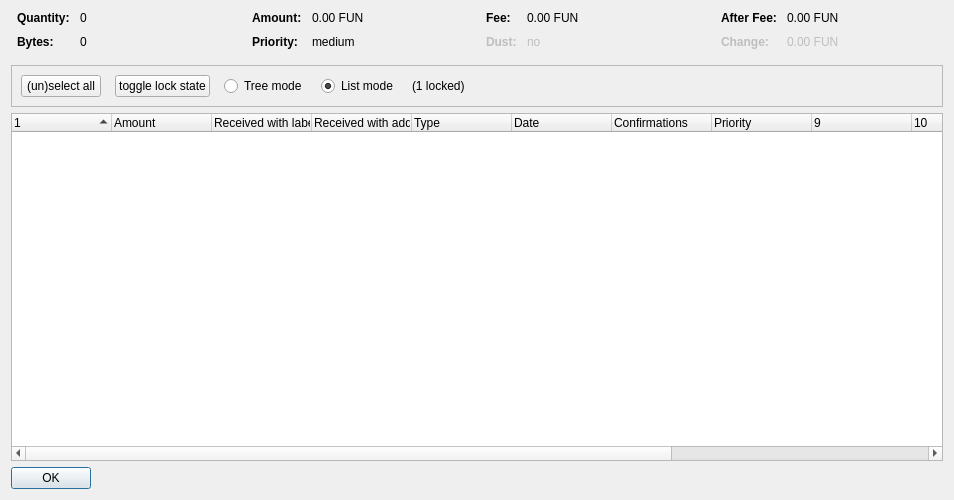
<?xml version="1.0" encoding="UTF-8"?>
<ui version="4.0">
 <class>CoinControlDialog</class>
 <widget class="QDialog" name="CoinControlDialog">
  <property name="geometry">
   <rect>
    <x>0</x>
    <y>0</y>
    <width>954</width>
    <height>500</height>
   </rect>
  </property>
  <property name="windowTitle">
   <string>Coin Selection</string>
  </property>
  <layout class="QVBoxLayout" name="verticalLayout">
   <item>
    <layout class="QHBoxLayout" name="horizontalLayoutTop" stretch="0,0,0,0">
     <property name="topMargin">
      <number>0</number>
     </property>
     <property name="bottomMargin">
      <number>10</number>
     </property>
     <item>
      <layout class="QFormLayout" name="formLayoutCoinControl1">
       <property name="horizontalSpacing">
        <number>10</number>
       </property>
       <property name="verticalSpacing">
        <number>10</number>
       </property>
       <property name="leftMargin">
        <number>6</number>
       </property>
       <property name="rightMargin">
        <number>6</number>
       </property>
       <item row="0" column="0">
        <widget class="QLabel" name="labelCoinControlQuantityText">
         <property name="font">
          <font>
           <weight>75</weight>
           <bold>true</bold>
          </font>
         </property>
         <property name="text">
          <string>Quantity:</string>
         </property>
        </widget>
       </item>
       <item row="0" column="1">
        <widget class="QLabel" name="labelCoinControlQuantity">
         <property name="cursor">
          <cursorShape>IBeamCursor</cursorShape>
         </property>
         <property name="contextMenuPolicy">
          <enum>Qt::ActionsContextMenu</enum>
         </property>
         <property name="text">
          <string notr="true">0</string>
         </property>
         <property name="textInteractionFlags">
          <set>Qt::LinksAccessibleByMouse|Qt::TextSelectableByKeyboard|Qt::TextSelectableByMouse</set>
         </property>
        </widget>
       </item>
       <item row="1" column="0">
        <widget class="QLabel" name="labelCoinControlBytesText">
         <property name="font">
          <font>
           <weight>75</weight>
           <bold>true</bold>
          </font>
         </property>
         <property name="text">
          <string>Bytes:</string>
         </property>
        </widget>
       </item>
       <item row="1" column="1">
        <widget class="QLabel" name="labelCoinControlBytes">
         <property name="cursor">
          <cursorShape>IBeamCursor</cursorShape>
         </property>
         <property name="contextMenuPolicy">
          <enum>Qt::ActionsContextMenu</enum>
         </property>
         <property name="text">
          <string notr="true">0</string>
         </property>
         <property name="textInteractionFlags">
          <set>Qt::LinksAccessibleByMouse|Qt::TextSelectableByKeyboard|Qt::TextSelectableByMouse</set>
         </property>
        </widget>
       </item>
      </layout>
     </item>
     <item>
      <layout class="QFormLayout" name="formLayoutCoinControl2">
       <property name="horizontalSpacing">
        <number>10</number>
       </property>
       <property name="verticalSpacing">
        <number>10</number>
       </property>
       <property name="leftMargin">
        <number>6</number>
       </property>
       <property name="rightMargin">
        <number>6</number>
       </property>
       <item row="0" column="0">
        <widget class="QLabel" name="labelCoinControlAmountText">
         <property name="font">
          <font>
           <weight>75</weight>
           <bold>true</bold>
          </font>
         </property>
         <property name="text">
          <string>Amount:</string>
         </property>
        </widget>
       </item>
       <item row="0" column="1">
        <widget class="QLabel" name="labelCoinControlAmount">
         <property name="cursor">
          <cursorShape>IBeamCursor</cursorShape>
         </property>
         <property name="contextMenuPolicy">
          <enum>Qt::ActionsContextMenu</enum>
         </property>
         <property name="text">
          <string notr="true">0.00 FUN</string>
         </property>
         <property name="textInteractionFlags">
          <set>Qt::LinksAccessibleByMouse|Qt::TextSelectableByKeyboard|Qt::TextSelectableByMouse</set>
         </property>
        </widget>
       </item>
       <item row="1" column="0">
        <widget class="QLabel" name="labelCoinControlPriorityText">
         <property name="font">
          <font>
           <weight>75</weight>
           <bold>true</bold>
          </font>
         </property>
         <property name="text">
          <string>Priority:</string>
         </property>
        </widget>
       </item>
       <item row="1" column="1">
        <widget class="QLabel" name="labelCoinControlPriority">
         <property name="cursor">
          <cursorShape>IBeamCursor</cursorShape>
         </property>
         <property name="contextMenuPolicy">
          <enum>Qt::ActionsContextMenu</enum>
         </property>
         <property name="text">
          <string>medium</string>
         </property>
         <property name="textInteractionFlags">
          <set>Qt::LinksAccessibleByMouse|Qt::TextSelectableByKeyboard|Qt::TextSelectableByMouse</set>
         </property>
        </widget>
       </item>
      </layout>
     </item>
     <item>
      <layout class="QFormLayout" name="formLayoutCoinControl3">
       <property name="horizontalSpacing">
        <number>10</number>
       </property>
       <property name="verticalSpacing">
        <number>10</number>
       </property>
       <property name="leftMargin">
        <number>6</number>
       </property>
       <property name="rightMargin">
        <number>6</number>
       </property>
       <item row="0" column="0">
        <widget class="QLabel" name="labelCoinControlFeeText">
         <property name="font">
          <font>
           <weight>75</weight>
           <bold>true</bold>
          </font>
         </property>
         <property name="text">
          <string>Fee:</string>
         </property>
        </widget>
       </item>
       <item row="0" column="1">
        <widget class="QLabel" name="labelCoinControlFee">
         <property name="cursor">
          <cursorShape>IBeamCursor</cursorShape>
         </property>
         <property name="contextMenuPolicy">
          <enum>Qt::ActionsContextMenu</enum>
         </property>
         <property name="text">
          <string notr="true">0.00 FUN</string>
         </property>
         <property name="textInteractionFlags">
          <set>Qt::LinksAccessibleByMouse|Qt::TextSelectableByKeyboard|Qt::TextSelectableByMouse</set>
         </property>
        </widget>
       </item>
       <item row="1" column="0">
        <widget class="QLabel" name="labelCoinControlLowOutputText">
         <property name="enabled">
          <bool>false</bool>
         </property>
         <property name="font">
          <font>
           <weight>75</weight>
           <bold>true</bold>
          </font>
         </property>
         <property name="text">
          <string>Dust:</string>
         </property>
        </widget>
       </item>
       <item row="1" column="1">
        <widget class="QLabel" name="labelCoinControlLowOutput">
         <property name="enabled">
          <bool>false</bool>
         </property>
         <property name="cursor">
          <cursorShape>IBeamCursor</cursorShape>
         </property>
         <property name="contextMenuPolicy">
          <enum>Qt::ActionsContextMenu</enum>
         </property>
         <property name="text">
          <string>no</string>
         </property>
         <property name="textInteractionFlags">
          <set>Qt::LinksAccessibleByMouse|Qt::TextSelectableByKeyboard|Qt::TextSelectableByMouse</set>
         </property>
        </widget>
       </item>
      </layout>
     </item>
     <item>
      <layout class="QFormLayout" name="formLayoutCoinControl4">
       <property name="horizontalSpacing">
        <number>10</number>
       </property>
       <property name="verticalSpacing">
        <number>10</number>
       </property>
       <property name="leftMargin">
        <number>6</number>
       </property>
       <property name="rightMargin">
        <number>6</number>
       </property>
       <item row="0" column="0">
        <widget class="QLabel" name="labelCoinControlAfterFeeText">
         <property name="font">
          <font>
           <weight>75</weight>
           <bold>true</bold>
          </font>
         </property>
         <property name="text">
          <string>After Fee:</string>
         </property>
        </widget>
       </item>
       <item row="0" column="1">
        <widget class="QLabel" name="labelCoinControlAfterFee">
         <property name="cursor">
          <cursorShape>IBeamCursor</cursorShape>
         </property>
         <property name="contextMenuPolicy">
          <enum>Qt::ActionsContextMenu</enum>
         </property>
         <property name="text">
          <string notr="true">0.00 FUN</string>
         </property>
         <property name="textInteractionFlags">
          <set>Qt::LinksAccessibleByMouse|Qt::TextSelectableByKeyboard|Qt::TextSelectableByMouse</set>
         </property>
        </widget>
       </item>
       <item row="1" column="0">
        <widget class="QLabel" name="labelCoinControlChangeText">
         <property name="enabled">
          <bool>false</bool>
         </property>
         <property name="font">
          <font>
           <weight>75</weight>
           <bold>true</bold>
          </font>
         </property>
         <property name="text">
          <string>Change:</string>
         </property>
        </widget>
       </item>
       <item row="1" column="1">
        <widget class="QLabel" name="labelCoinControlChange">
         <property name="enabled">
          <bool>false</bool>
         </property>
         <property name="cursor">
          <cursorShape>IBeamCursor</cursorShape>
         </property>
         <property name="contextMenuPolicy">
          <enum>Qt::ActionsContextMenu</enum>
         </property>
         <property name="text">
          <string notr="true">0.00 FUN</string>
         </property>
         <property name="textInteractionFlags">
          <set>Qt::LinksAccessibleByMouse|Qt::TextSelectableByKeyboard|Qt::TextSelectableByMouse</set>
         </property>
        </widget>
       </item>
      </layout>
     </item>
    </layout>
   </item>
   <item>
    <widget class="QFrame" name="frame">
     <property name="minimumSize">
      <size>
       <width>0</width>
       <height>40</height>
      </size>
     </property>
     <property name="frameShape">
      <enum>QFrame::StyledPanel</enum>
     </property>
     <property name="frameShadow">
      <enum>QFrame::Sunken</enum>
     </property>
     <layout class="QHBoxLayout" name="horizontalLayout">
      <item>
       <layout class="QHBoxLayout" name="horizontalLayoutPanel" stretch="0,0,0,0,0,0">
        <property name="spacing">
         <number>14</number>
        </property>
        <item>
         <widget class="QPushButton" name="pushButtonSelectAll">
          <property name="sizePolicy">
           <sizepolicy hsizetype="Maximum" vsizetype="Fixed">
            <horstretch>0</horstretch>
            <verstretch>0</verstretch>
           </sizepolicy>
          </property>
          <property name="text">
           <string>(un)select all</string>
          </property>
          <property name="autoDefault">
           <bool>false</bool>
          </property>
         </widget>
        </item>
        <item>
         <widget class="QPushButton" name="pushButtonToggleLock">
          <property name="sizePolicy">
           <sizepolicy hsizetype="Maximum" vsizetype="Fixed">
            <horstretch>0</horstretch>
            <verstretch>0</verstretch>
           </sizepolicy>
          </property>
          <property name="text">
           <string>toggle lock state</string>
          </property>
          <property name="autoDefault">
           <bool>false</bool>
          </property>
         </widget>
        </item>
        <item>
         <widget class="QRadioButton" name="radioTreeMode">
          <property name="sizePolicy">
           <sizepolicy hsizetype="Maximum" vsizetype="Fixed">
            <horstretch>0</horstretch>
            <verstretch>0</verstretch>
           </sizepolicy>
          </property>
          <property name="text">
           <string>Tree mode</string>
          </property>
         </widget>
        </item>
        <item>
         <widget class="QRadioButton" name="radioListMode">
          <property name="sizePolicy">
           <sizepolicy hsizetype="Maximum" vsizetype="Fixed">
            <horstretch>0</horstretch>
            <verstretch>0</verstretch>
           </sizepolicy>
          </property>
          <property name="text">
           <string>List mode</string>
          </property>
          <property name="checked">
           <bool>true</bool>
          </property>
         </widget>
        </item>
        <item>
         <widget class="QLabel" name="labelLocked">
          <property name="text">
           <string>(1 locked)</string>
          </property>
         </widget>
        </item>
        <item>
         <spacer name="horizontalSpacer">
          <property name="orientation">
           <enum>Qt::Horizontal</enum>
          </property>
          <property name="sizeHint" stdset="0">
           <size>
            <width>40</width>
            <height>20</height>
           </size>
          </property>
         </spacer>
        </item>
       </layout>
      </item>
     </layout>
    </widget>
   </item>
   <item>
    <widget class="CoinControlTreeWidget" name="treeWidget">
     <property name="contextMenuPolicy">
      <enum>Qt::CustomContextMenu</enum>
     </property>
     <property name="sortingEnabled">
      <bool>false</bool>
     </property>
     <property name="columnCount">
      <number>13</number>
     </property>
     <attribute name="headerShowSortIndicator" stdset="0">
      <bool>true</bool>
     </attribute>
     <attribute name="headerStretchLastSection">
      <bool>false</bool>
     </attribute>
     <column>
      <property name="text">
       <string/>
      </property>
     </column>
     <column>
      <property name="text">
       <string>Amount</string>
      </property>
     </column>
     <column>
      <property name="text">
       <string>Received with label</string>
      </property>
     </column>
     <column>
      <property name="text">
       <string>Received with address</string>
      </property>
     </column>
     <column>
      <property name="text">
       <string>Type</string>
      </property>
     </column>
     <column>
      <property name="text">
       <string>Date</string>
      </property>
     </column>
     <column>
      <property name="text">
       <string>Confirmations</string>
      </property>
      <property name="toolTip">
       <string>Confirmed</string>
      </property>
     </column>
     <column>
      <property name="text">
       <string>Priority</string>
      </property>
     </column>
     <column>
      <property name="text">
       <string/>
      </property>
     </column>
     <column>
      <property name="text">
       <string/>
      </property>
     </column>
     <column>
      <property name="text">
       <string/>
      </property>
     </column>
     <column>
      <property name="text">
       <string/>
      </property>
     </column>
     <column>
      <property name="text">
       <string/>
      </property>
     </column>
    </widget>
   </item>
   <item>
    <widget class="QDialogButtonBox" name="buttonBox">
     <property name="sizePolicy">
      <sizepolicy hsizetype="Maximum" vsizetype="Fixed">
       <horstretch>0</horstretch>
       <verstretch>0</verstretch>
      </sizepolicy>
     </property>
     <property name="orientation">
      <enum>Qt::Horizontal</enum>
     </property>
     <property name="standardButtons">
      <set>QDialogButtonBox::Ok</set>
     </property>
    </widget>
   </item>
  </layout>
 </widget>
 <customwidgets>
  <customwidget>
   <class>CoinControlTreeWidget</class>
   <extends>QTreeWidget</extends>
   <header>coincontroltreewidget.h</header>
  </customwidget>
 </customwidgets>
 <resources/>
 <connections/>
</ui>
